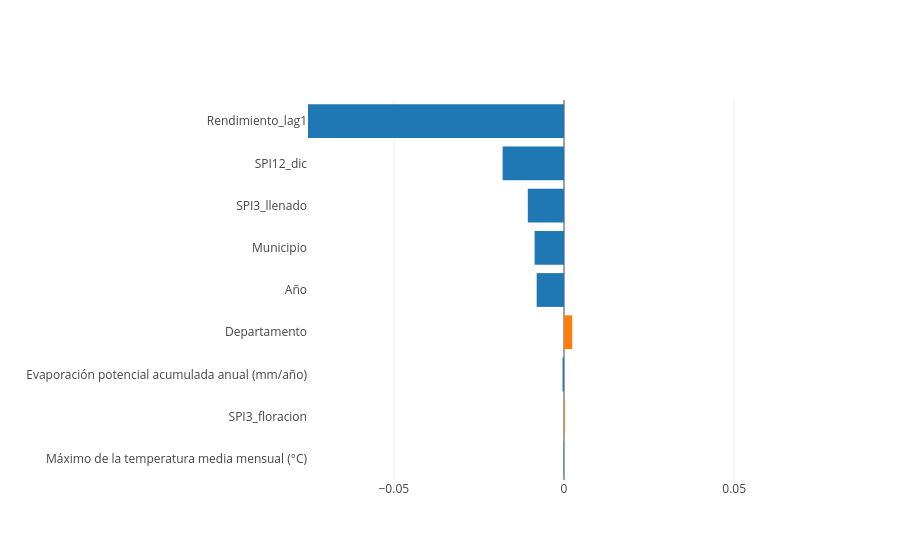

Notebook source saved alongside this figure:
### Code cell
# Interpretación tipo SHAP
interpret_model(best_model, plot='pfi')

### Figure 1 — Plotly figure (JSON) as saved in the notebook; plotly's stock layout.template omitted (floating-point values rounded to 4 significant figures)
{"data": [{"marker": {"color": ["#1f77b4", "#ff7f0e", "#1f77b4", "#ff7f0e", "#1f77b4", "#1f77b4", "#1f77b4", "#1f77b4", "#1f77b4"]}, "orientation": "h", "type": "bar", "x": [-9.326e-05, 0.0002492, -0.0004293, 0.002427, -0.008029, -0.008636, -0.01063, -0.01803, -0.07522], "y": ["Máximo de la temperatura media mensual (°C)", "SPI3_floracion", "Evaporación potencial acumulada anual (mm/año)", "Departamento", "Año", "Municipio", "SPI3_llenado", "SPI12_dic", "Rendimiento_lag1"]}], "layout": {"title": {"text": ""}, "xaxis": {"range": [-0.07522, 0.07522], "title": {"text": ""}}, "yaxis": {"automargin": true, "dtick": 1, "title": {"text": ""}}}}
